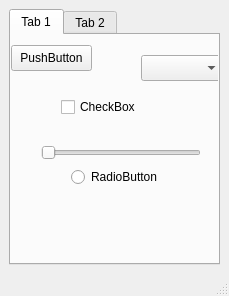
<?xml version="1.0" encoding="UTF-8"?>
<ui version="4.0">
 <class>MainWindow</class>
 <widget class="QMainWindow" name="MainWindow">
  <property name="geometry">
   <rect>
    <x>0</x>
    <y>0</y>
    <width>229</width>
    <height>296</height>
   </rect>
  </property>
  <property name="windowTitle">
   <string>MainWindow</string>
  </property>
  <widget class="QWidget" name="centralwidget">
   <layout class="QVBoxLayout" name="verticalLayout_2">
    <item>
     <widget class="QTabWidget" name="tabWidget">
      <property name="currentIndex">
       <number>0</number>
      </property>
      <widget class="QWidget" name="tab">
       <attribute name="title">
        <string>Tab 1</string>
       </attribute>
       <widget class="QPushButton" name="pushButton">
        <property name="geometry">
         <rect>
          <x>0</x>
          <y>10</y>
          <width>81</width>
          <height>26</height>
         </rect>
        </property>
        <property name="text">
         <string>PushButton</string>
        </property>
       </widget>
       <widget class="QCheckBox" name="checkBox">
        <property name="geometry">
         <rect>
          <x>50</x>
          <y>60</y>
          <width>84</width>
          <height>24</height>
         </rect>
        </property>
        <property name="text">
         <string>CheckBox</string>
        </property>
       </widget>
       <widget class="QComboBox" name="comboBox">
        <property name="geometry">
         <rect>
          <x>130</x>
          <y>20</y>
          <width>82</width>
          <height>26</height>
         </rect>
        </property>
       </widget>
       <widget class="QSlider" name="horizontalSlider">
        <property name="geometry">
         <rect>
          <x>30</x>
          <y>110</y>
          <width>160</width>
          <height>16</height>
         </rect>
        </property>
        <property name="orientation">
         <enum>Qt::Orientation::Horizontal</enum>
        </property>
       </widget>
       <widget class="QRadioButton" name="radioButton">
        <property name="geometry">
         <rect>
          <x>60</x>
          <y>130</y>
          <width>98</width>
          <height>24</height>
         </rect>
        </property>
        <property name="text">
         <string>RadioButton</string>
        </property>
       </widget>
      </widget>
      <widget class="QWidget" name="tab_2">
       <attribute name="title">
        <string>Tab 2</string>
       </attribute>
       <widget class="QWidget" name="">
        <property name="geometry">
         <rect>
          <x>50</x>
          <y>40</y>
          <width>125</width>
          <height>92</height>
         </rect>
        </property>
        <layout class="QVBoxLayout" name="verticalLayout">
         <item>
          <widget class="QSpinBox" name="spinBox"/>
         </item>
         <item>
          <widget class="QLineEdit" name="lineEdit"/>
         </item>
         <item>
          <widget class="QDateEdit" name="dateEdit"/>
         </item>
        </layout>
       </widget>
       <widget class="QDial" name="dial">
        <property name="geometry">
         <rect>
          <x>60</x>
          <y>180</y>
          <width>141</width>
          <height>81</height>
         </rect>
        </property>
       </widget>
      </widget>
     </widget>
    </item>
   </layout>
  </widget>
  <widget class="QMenuBar" name="menubar">
   <property name="geometry">
    <rect>
     <x>0</x>
     <y>0</y>
     <width>229</width>
     <height>33</height>
    </rect>
   </property>
  </widget>
  <widget class="QStatusBar" name="statusbar"/>
 </widget>
 <resources/>
 <connections/>
</ui>
